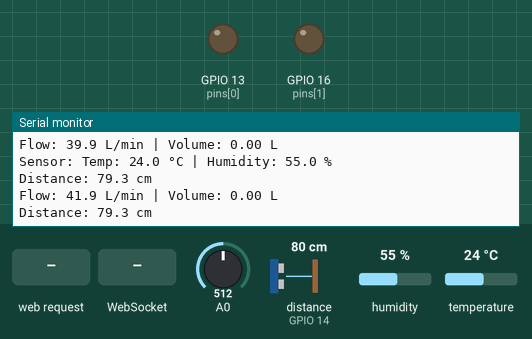
A program run on a simulated ESP8266 (NodeMCU). Shown: output pins drawn as LEDs (lit = HIGH), the last lines printed to the serial monitor. Wiring (inferred from the names in the program): ultrasonic range finder: trigger GPIO 12; echo GPIO 14. Inputs (shaded band) come from the test bench; at power-on: A0 = 512, distance to the obstacle (sensor on GPIO 14) 80 cm, humidity 55 %, temperature 24 °C. The echo pulse lasts 58.3 µs per cm; WiFi joins after 1.5 s; servers stay silent unless stated; random numbers use the default seed unless the program sets one; pins used as bus, display or sensor lines are not drawn.

Above: at 2.7 s.
2.8 s: HTTP request GET / received
At 2.97 s:
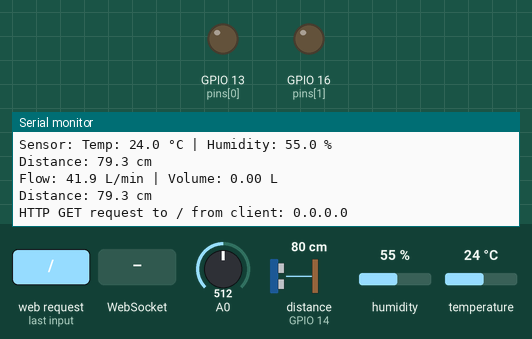
4.3 s: WebSocket text "toggle:" received
At 4.46 s:
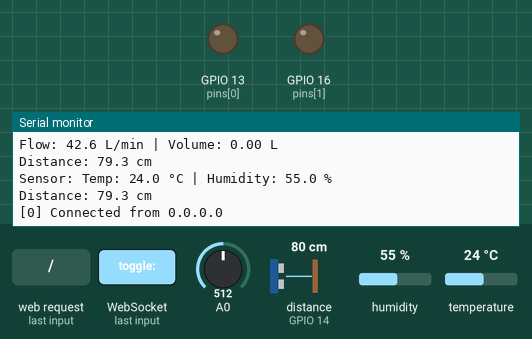
5.8 s: WebSocket text "resetBatch" received
At 5.97 s:
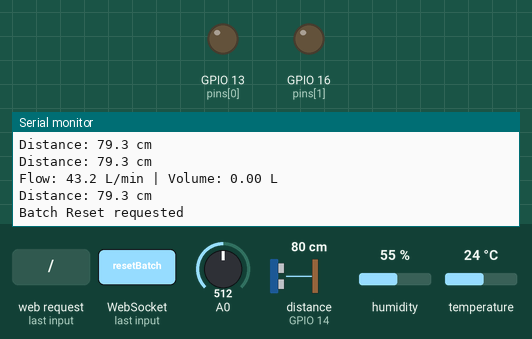
Timing chart, 0 to 8.8 s (numbered marks = the images above; inputs shaded):
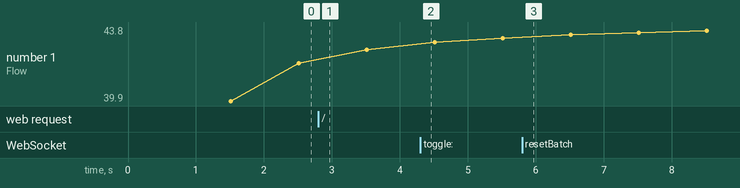

Measured:
- after the input at 2.8 s, the serial monitor: prints a new line at once (image 1)
- after the input at 4.3 s, the serial monitor: prints a new line at once (image 2)
- after the input at 5.8 s, the serial monitor: prints a new line at once (image 3)

The program:

main.cpp
```cpp
#include <ESP8266WiFi.h>
#include <ESP8266WebServer.h>
#include <WebSocketsServer.h>
#include <DHT.h>
#include "index_html.h"

// WiFi credentials
const char* ssid = "roku";
const char* password = "Linux.456";

// DHT Sensor Setup
#define DHTPIN 4
#define DHTTYPE DHT11
DHT dht(DHTPIN, DHTTYPE);

// Ultrasonic Sensor Setup
#define TRIG_PIN 12
#define ECHO_PIN 14

// Kalman Filter Class for Flowmeter
class KalmanFilter {
  public:
    KalmanFilter(float q, float r, float p, float initial_value) {
      _q = q; _r = r; _p = p; _x = initial_value;
    }
    float update(float measurement) {
      _p = _p + _q;
      _k = _p / (_p + _r);
      _x = _x + _k * (measurement - _x);
      _p = (1 - _k) * _p;
      return _x;
    }
  private:
    float _q, _r, _p, _x, _k;
};

KalmanFilter flowKalman(0.01, 0.1, 1.0, 0.0);

// GPIO Setup (Output pins)
const int pins[] = {13, 16};
const int numPins = 2;
bool pinStates[17] = {false};

// Volume and Time tracking
float accumulatedVolume = 0;
unsigned long relayStartTime = 0;
unsigned long lastVolumeCalcTime = 0;
unsigned long accumulatedTimeMs = 0;
bool volumeTargetReached = false;
float volumeTarget = 1000.0; // Default: 1000 Liters

unsigned long lastDHTTime = 0;
unsigned long lastUltraTime = 0;
unsigned long lastFlowTime = 0;

ESP8266WebServer server(80);
WebSocketsServer webSocket(81);

void handleRoot() {
  Serial.printf("HTTP GET request to / from client: %s\n", server.client().remoteIP().toString().c_str());
  server.send_P(200, "text/html", INDEX_HTML);
}

void handleNotFound() {
  Serial.printf("HTTP %s request to %s from client: %s (Status: 404)\n",
                (server.method() == HTTP_GET) ? "GET" : "POST",
                server.uri().c_str(),
                server.client().remoteIP().toString().c_str());
  server.send(404, "text/plain", "Not Found");
}

float getDistance() {
  digitalWrite(TRIG_PIN, LOW);
  delayMicroseconds(5);
  digitalWrite(TRIG_PIN, HIGH);
  delayMicroseconds(10);
  digitalWrite(TRIG_PIN, LOW);
  long duration = pulseIn(ECHO_PIN, HIGH, 30000);
  if (duration == 0 || duration > 30000) return -1;
  if (duration < 60) return 0.0;
  return duration * 0.034 / 2;
}

float getFlow() {
  int raw = analogRead(A0);
  float raw_flow = (float)(raw - 186) * 100.0 / (930 - 186);
  if (raw_flow < 0) raw_flow = 0;
  return flowKalman.update(raw_flow);
}

void broadcastVolumeUpdate() {
  unsigned long currentSessionTime = accumulatedTimeMs;
  if (pinStates[13]) {
    currentSessionTime += (millis() - relayStartTime);
  }
  unsigned long elapsedSec = currentSessionTime / 1000;

  String msg = "{\"type\":\"volumeUpdate\", \"vol\": " + String(accumulatedVolume, 2) +
               ", \"target\": " + String(volumeTarget, 2) +
               ", \"elapsed\": " + String(elapsedSec) +
               ", \"targetReached\": " + String(volumeTargetReached ? "true" : "false") + "}";
  webSocket.broadcastTXT(msg);
}

void webSocketEvent(uint8_t num, WStype_t type, uint8_t * payload, size_t length) {
  switch(type) {
    case WStype_DISCONNECTED:
      Serial.printf("[%u] Disconnected!\n", num);
      break;
    case WStype_CONNECTED: {
      IPAddress ip = webSocket.remoteIP(num);
      Serial.printf("[%u] Connected from %s\n", num, ip.toString().c_str());
      for(int i=0; i<numPins; i++) {
        String msg = "{\"type\":\"pinState\", \"pin\": " + String(pins[i]) + ", \"state\": " + String(pinStates[pins[i]] ? "true" : "false") + "}";
        webSocket.sendTXT(num, msg);
      }
      broadcastVolumeUpdate();
      break;
    }
    case WStype_TEXT: {
      String text = String((char*)payload);
      if (text.startsWith("toggle:")) {
        int pin = text.substring(7).toInt();
        bool allowed = false;
        for(int i=0; i<numPins; i++) {
          if(pins[i] == pin) { allowed = true; break; }
        }
        if (allowed) {
          pinStates[pin] = !pinStates[pin];
          digitalWrite(pin, pinStates[pin] ? HIGH : LOW);

          if (pin == 13) {
             if (pinStates[13]) {
                // RESUME or START
                if (volumeTargetReached) {
                    accumulatedVolume = 0;
                    accumulatedTimeMs = 0;
                    volumeTargetReached = false;
                }
                relayStartTime = millis();
                lastVolumeCalcTime = millis();
                Serial.println("Relay ON: Batch operation Running");
             } else {
                // PAUSE
                accumulatedTimeMs += (millis() - relayStartTime);
                Serial.printf("Relay OFF: Paused at %.2f L\n", accumulatedVolume);
             }
          }

          String msg = "{\"type\":\"pinState\", \"pin\": " + String(pin) + ", \"state\": " + String(pinStates[pin] ? "true" : "false") + "}";
          webSocket.broadcastTXT(msg);
          broadcastVolumeUpdate();
        }
      } else if (text.startsWith("setTarget:")) {
        float newTarget = text.substring(10).toFloat();
        if (newTarget >= 1.0 && newTarget <= 1000000.0) {
          volumeTarget = newTarget;
          volumeTargetReached = false;
          broadcastVolumeUpdate();
        }
      } else if (text.equals("resetBatch")) {
        accumulatedVolume = 0;
        accumulatedTimeMs = 0;
        volumeTargetReached = false;
        if (pinStates[13]) {
           relayStartTime = millis();
           lastVolumeCalcTime = millis();
        }
        Serial.println("Batch Reset requested");
        broadcastVolumeUpdate();
      }
      break;
    }
  }
}

void setup() {
  Serial.begin(115200);
  Serial.println();
  dht.begin();
  pinMode(TRIG_PIN, OUTPUT);
  pinMode(ECHO_PIN, INPUT);
  for(int i=0; i<numPins; i++) {
    pinMode(pins[i], OUTPUT);
    digitalWrite(pins[i], LOW);
  }
  WiFi.begin(ssid, password);
  while (WiFi.status() != WL_CONNECTED) { delay(500); Serial.print("."); }
  Serial.println("\nWiFi connected");
  Serial.print("IP Address: ");
  Serial.println(WiFi.localIP());

  server.on("/", handleRoot);
  server.onNotFound(handleNotFound);
  server.begin();
  webSocket.begin();
  webSocket.onEvent(webSocketEvent);
  Serial.println("Servers started (HTTP: 80, WS: 81)");
}

void loop() {
  server.handleClient();
  webSocket.loop();

  // Volume Integration (Calculated every 100ms for precision)
  if (pinStates[13] && !volumeTargetReached) {
    if (millis() - lastVolumeCalcTime >= 100) {
      float currentFlow = getFlow(); // L/min
      float timeStepSeconds = (millis() - lastVolumeCalcTime) / 1000.0;
      float volumeStep = (currentFlow / 60.0) * timeStepSeconds; // Convert L/min to L/sec * sec
      accumulatedVolume += volumeStep;
      lastVolumeCalcTime = millis();

      // Check for target completion
      if (accumulatedVolume >= volumeTarget) {
        accumulatedVolume = volumeTarget; // Cap at target for display
        accumulatedTimeMs += (millis() - relayStartTime); // Final time update
        volumeTargetReached = true;
        pinStates[13] = false;
        digitalWrite(13, LOW);
        Serial.println("TARGET REACHED: Powering off Relay 13");

        // Broadcast final state
        String msg = "{\"type\":\"pinState\", \"pin\": 13, \"state\": false}";
        webSocket.broadcastTXT(msg);
        broadcastVolumeUpdate();
      }
      // Broadcast volume update every 1 second to web
      static unsigned long lastVolBroadcast = 0;
      if (millis() - lastVolBroadcast > 1000) {
        lastVolBroadcast = millis();
        broadcastVolumeUpdate();
      }
    }
  }

  if (millis() - lastDHTTime > 2000) {
    lastDHTTime = millis();
    float h = dht.readHumidity();
    float t = dht.readTemperature();
    if (!isnan(h) && !isnan(t)) {
      String msg = "{\"type\":\"sensor\", \"temp\": " + String(t) + ", \"hum\": " + String(h) + "}";
      webSocket.broadcastTXT(msg);
      Serial.printf("Sensor: Temp: %.1f °C | Humidity: %.1f %%\n", t, h);
    }
  }

  if (millis() - lastUltraTime > 500) {
    lastUltraTime = millis();
    float dist = getDistance();
    if (dist > 0.5) {
      String msg = "{\"type\":\"distance\", \"val\": " + String(dist) + "}";
      webSocket.broadcastTXT(msg);
      Serial.printf("Distance: %.1f cm\n", dist);
    }
  }

  if (millis() - lastFlowTime > 1000) {
    lastFlowTime = millis();
    float flow = getFlow();
    String msg = "{\"type\":\"flow\", \"val\": " + String(flow) + "}";
    webSocket.broadcastTXT(msg);
    Serial.printf("Flow: %.1f L/min | Volume: %.2f L\n", flow, accumulatedVolume);
  }
}
```

Source omitted: index_html.h (21720 bytes)
